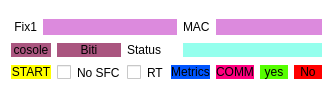
            <widget class="QFrame" name="fix_mp_12">
             <property name="styleSheet">
              <string notr="true">border-radius:20px;
background-color: rgb(255, 255, 255);</string>
             </property>
             <property name="frameShape">
              <enum>QFrame::StyledPanel</enum>
             </property>
             <property name="frameShadow">
              <enum>QFrame::Raised</enum>
             </property>
             <layout class="QGridLayout" name="gridLayout_19">
              <property name="verticalSpacing">
               <number>0</number>
              </property>
              <item row="0" column="0">
               <widget class="QLabel" name="label_49">
                <property name="styleSheet">
                 <string notr="true">background-color: rgba(255, 222, 222, 0);
color: rgb(0, 0, 0);</string>
                </property>
                <property name="text">
                 <string> Fix1</string>
                </property>
               </widget>
              </item>
              <item row="0" column="1" colspan="4">
               <widget class="QLineEdit" name="msn1_18">
                <property name="styleSheet">
                 <string notr="true">background-color: rgb(220, 138, 221);</string>
                </property>
               </widget>
              </item>
              <item row="0" column="5">
               <widget class="QLabel" name="mc_tpm_18">
                <property name="styleSheet">
                 <string notr="true">color: rgb(0, 0, 0);background-color: rgba(255, 222, 222, 0);</string>
                </property>
                <property name="text">
                 <string>MAC</string>
                </property>
               </widget>
              </item>
              <item row="0" column="6" colspan="3">
               <widget class="QLineEdit" name="mc1_18">
                <property name="styleSheet">
                 <string notr="true">background-color: rgb(220, 138, 221);</string>
                </property>
               </widget>
              </item>
              <item row="1" column="0" colspan="2">
               <widget class="QPushButton" name="mp_console_6">
                <property name="styleSheet">
                 <string notr="true">QPushButton{
	color: rgb(0, 0, 0);
	background-color: rgb(170, 85, 127);
border-radius:10px;
}
QPushButton:hover{
		color: rgb(0, 0, 0);
border-radius:10px;
	background-color: qconicalgradient(cx:0.5, cy:0.5, angle:0, stop:0 rgba(255, 0, 0, 255), stop:0.166 rgba(255, 255, 0, 255), stop:0.333 rgba(0, 255, 0, 255), stop:0.5 rgba(0, 255, 255, 255), stop:0.666 rgba(0, 0, 255, 255), stop:0.833 rgba(255, 0, 255, 255), stop:1 rgba(255, 0, 0, 255));
}
</string>
                </property>
                <property name="text">
                 <string>cosole</string>
                </property>
               </widget>
              </item>
              <item row="1" column="2">
               <widget class="QPushButton" name="mp_biti_6">
                <property name="styleSheet">
                 <string notr="true">QPushButton{
	color: rgb(0, 0, 0);
	background-color: rgb(170, 85, 127);
border-radius:10px;
}
QPushButton:hover{
		color: rgb(0, 0, 0);
border-radius:10px;
	background-color: qconicalgradient(cx:0.5, cy:0.5, angle:0, stop:0 rgba(255, 0, 0, 255), stop:0.166 rgba(255, 255, 0, 255), stop:0.333 rgba(0, 255, 0, 255), stop:0.5 rgba(0, 255, 255, 255), stop:0.666 rgba(0, 0, 255, 255), stop:0.833 rgba(255, 0, 255, 255), stop:1 rgba(255, 0, 0, 255));
}
</string>
                </property>
                <property name="text">
                 <string>Biti</string>
                </property>
               </widget>
              </item>
              <item row="1" column="3">
               <widget class="QLabel" name="mc_tpm_38">
                <property name="styleSheet">
                 <string notr="true">color: rgb(0, 0, 0);background-color: rgba(255, 222, 222, 0);</string>
                </property>
                <property name="text">
                 <string>Status</string>
                </property>
               </widget>
              </item>
              <item row="1" column="5" colspan="4">
               <widget class="QLabel" name="status_mpmb_18">
                <property name="styleSheet">
                 <string notr="true">background-color: rgba(111, 255, 231, 190);</string>
                </property>
                <property name="text">
                 <string/>
                </property>
               </widget>
              </item>
              <item row="2" column="0" colspan="9">
               <layout class="QVBoxLayout" name="mpcon_18"/>
              </item>
              <item row="3" column="0" colspan="2">
               <widget class="QPushButton" name="mp_start_18">
                <property name="styleSheet">
                 <string notr="true">QPushButton{
	color: rgb(0, 0, 0);
	background-color: rgb(255, 255, 0);
border-radius:10px;
}
QPushButton:hover{
		color: rgb(0, 0, 0);
border-radius:10px;
	background-color: qconicalgradient(cx:0.5, cy:0.5, angle:0, stop:0 rgba(255, 0, 0, 255), stop:0.166 rgba(255, 255, 0, 255), stop:0.333 rgba(0, 255, 0, 255), stop:0.5 rgba(0, 255, 255, 255), stop:0.666 rgba(0, 0, 255, 255), stop:0.833 rgba(255, 0, 255, 255), stop:1 rgba(255, 0, 0, 255));
}
</string>
                </property>
                <property name="text">
                 <string>START</string>
                </property>
               </widget>
              </item>
              <item row="3" column="2">
               <widget class="QCheckBox" name="cb_no_sfc_18">
                <property name="styleSheet">
                 <string notr="true">color: rgb(0, 0, 0);</string>
                </property>
                <property name="text">
                 <string>No SFC</string>
                </property>
               </widget>
              </item>
              <item row="3" column="3">
               <widget class="QCheckBox" name="cb_rt_18">
                <property name="styleSheet">
                 <string notr="true">color: rgb(0, 0, 0);</string>
                </property>
                <property name="text">
                 <string>RT</string>
                </property>
               </widget>
              </item>
              <item row="3" column="4" colspan="2">
               <widget class="QPushButton" name="mp_mentrics_18">
                <property name="styleSheet">
                 <string notr="true">QPushButton{
	
	background-color: rgb(0, 85, 255);

border-radius:10px;
}
QPushButton:hover{
	
	
	background-color: rgb(85, 170, 255);
border-radius:10px;
}
</string>
                </property>
                <property name="text">
                 <string>Metrics</string>
                </property>
               </widget>
              </item>
              <item row="3" column="6">
               <widget class="QPushButton" name="mp_comm_18">
                <property name="styleSheet">
                 <string notr="true">QPushButton{
	background-color: rgb(255, 0, 127);
border-radius:10px;
}
QPushButton:hover{
	
border-radius:10px;
	background-color: rgb(255, 85, 255);
}
</string>
                </property>
                <property name="text">
                 <string>COMM</string>
                </property>
               </widget>
              </item>
              <item row="3" column="7">
               <widget class="QPushButton" name="bt_yes_18">
                <property name="styleSheet">
                 <string notr="true">QPushButton{
	background-color: rgb(85, 255, 0);

border-radius:10px;
}
QPushButton:hover{
	
	background-color: rgb(85, 255, 127);
border-radius:10px;
}
</string>
                </property>
                <property name="text">
                 <string>yes</string>
                </property>
               </widget>
              </item>
              <item row="3" column="8">
               <widget class="QPushButton" name="bt_no_18">
                <property name="styleSheet">
                 <string notr="true">QPushButton{
	background-color: rgb(255, 0, 0);
border-radius:10px;
}
QPushButton:hover{
	background-color: rgb(170, 0, 0);
border-radius:10px;
}
</string>
                </property>
                <property name="text">
                 <string>No</string>
                </property>
               </widget>
              </item>
             </layout>
            </widget>
